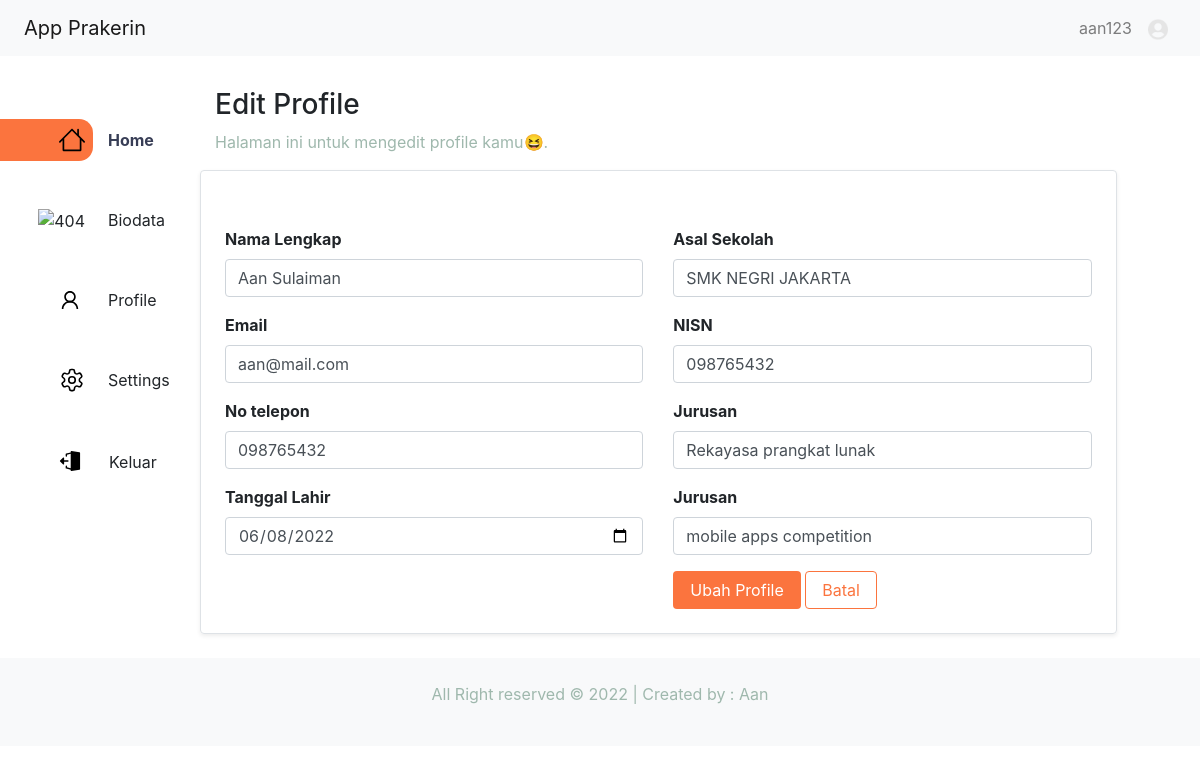
/public/user/edit.php (signed in), run on the app's committed database.
### tables this page shows
CREATE TABLE `tb_siswa` (
  `id` int(11) NOT NULL AUTO_INCREMENT,
  `nama_lengkap` varchar(100) DEFAULT NULL,
  `nisn` char(10) DEFAULT NULL,
  `email` varchar(255) DEFAULT NULL,
  `jurusan` varchar(255) DEFAULT NULL,
  `no_telp` char(13) DEFAULT NULL,
  `tgl_lahir` date DEFAULT NULL,
  `asal_sekolah` varchar(255) DEFAULT NULL,
  `foto` varchar(255) DEFAULT NULL,
  `prestasi` text DEFAULT NULL,
  `sertifikat` varchar(255) DEFAULT NULL,
  `pilihan_lowongan` varchar(255) DEFAULT NULL,
  `created_at` date DEFAULT NULL,
  `user_id` int(11) DEFAULT NULL,
  PRIMARY KEY (`id`)
);

### app/config.php (called while the page is built, shortened)
<?php
$conn = mysqli_connect("localhost", "root", "", "pendaftaranprakerin");
function getDataById($id) {
    global $conn;
    $getById = "SELECT nama_lengkap, jurusan, email, no_telp, tgl_lahir, asal_sekolah, foto, nisn, prestasi, sertifikat, user_id FROM tb_siswa WHERE user_id = '$id'";
    return mysqli_query($conn, $getById);
}

### public/user/edit.php (the view, shortened to what this page needs)
<?php session_start(); require '../../app/config.php';
    $title = "My Profile"; require 'templates/header.php';
    $id = $_SESSION['login']['id'];
    if(mysqli_num_rows(getDataById($id)) === 1) {
        $data = mysqli_fetch_assoc(getDataById($id));
    } else {
        header("Location: empty.php");
    }
?>
<div class="row m-0">
    <div class="col-2 col-lg-1.1">
        <?php require 'templates/side.php'; ?>
    </div>
    <div class="col">
        <div class="row mt-4" id="profile">
            <div class="col">
                <h3>Edit Profile</h3>
                <p class="text-sec">Halaman ini untuk mengedit profile kamu😆.</p>
            </div>
            <div class="col col-lg-11 border shadow-sm p-4 rounded">
                <div class="row">
                    <div class="col mt-3">
                        <form action="" method="post">
                        <div class="form-group mt-3">
                            <label for="nm_lengkap" class="font-weight-bold">Nama Lengkap</label>
                            <input type="text" class="form-control" id="nm_lengkap" name="nm_lengkap" autocomplete="off" value="<?php echo $data['nama_lengkap']; ?>">
                        </div>
                        <div class="form-group mt-3">
                            <label for="email" class="font-weight-bold">Email</label>
                            <input type="text" class="form-control" id="email" name="email" autocomplete="off" value="<?php echo $data['email']; ?>">
                        </div>
                        <div class="form-group mt-3">
                            <label for="no_telp" class="font-weight-bold">No telepon</label>
                            <input type="text" class="form-control" id="no_telp" name="no_telp" autocomplete="off" value="<?php echo $data['no_telp']; ?>">
                        </div>
                        <div class="form-group mt-3">
                            <label for="tgl_lahir" class="font-weight-bold">Tanggal Lahir</label>
                            <input type="date" class="form-control" id="tgl_lahir" name="tgl_lahir" autocomplete="off" value="<?php echo $data['tgl_lahir']; ?>">
                        </div>
                    </div>
                    <div class="col mt-3">
                        <div class="form-group mt-3">
                            <label for="asal_sekolah" class="font-weight-bold">Asal Sekolah</label>
                            <input type="text" class="form-control" id="asal_sekolah" name="asal_sekolah" autocomplete="off" value="<?php echo $data['asal_sekolah']; ?>">
                        </div>
                        <div class="form-group mt-3">
                            <label for="nisn" class="font-weight-bold">NISN</label>
                            <input type="text" class="form-control" id="nisn" name="nisn" autocomplete="off" value="<?php echo $data['nisn']; ?>">
                        </div>
                        <div class="form-group mt-3">
                            <label for="jurusan" class="font-weight-bold">Jurusan</label>
                            <input type="text" class="form-control" id="jurusan" name="jurusan" autocomplete="off" value="<?php echo $data['jurusan']; ?>">
                        </div>
                        <div class="form-group mt-3">
                            <label for="prestasi" class="font-weight-bold">Jurusan</label>
                            <input type="text" class="form-control" id="prestasi" name="prestasi" autocomplete="off" value="<?php echo $data['prestasi']; ?>">
                        </div>
                        <button type="submit" class="btn bg-orange px-3" name="btn_ubah">Ubah Profile</button>
                        <a href="profile.php" class="btn bg-outline-orange px-3">Batal</a>
                    </div>
                </div>
            </div>
        </div>
    </div>
</div>
<?php require 'templates/footer.php'; ?>

### public/assets/css/style.css (style rules this page uses)
.text-sec { color: #9fb8ad; }
.bg-orange { background-color: #fb743e; color: white; }
.bg-outline-orange { border-color: #fb743e; color: #fb743e; }

### data on the page
tb_siswa: nm_lengkap "Aan Sulaiman", email "aan@mail.com", no_telp "098765432", tgl_lahir "06/08/2022", asal_sekolah "SMK NEGRI JAKARTA", nisn "098765432", jurusan "Rekayasa prangkat lunak", prestasi "mobile apps competition"

### other printed values
$_SESSION['login']['username'] "aan123"
